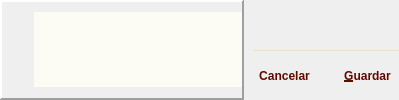
    <widget class="QFrame" name="footerFR">
     <layout class="QHBoxLayout" name="horizontalLayout_3">
      <property name="spacing">
       <number>9</number>
      </property>
      <property name="margin">
       <number>0</number>
      </property>
      <item>
       <widget class="QFrame" name="commentsFR">
        <property name="sizePolicy">
         <sizepolicy hsizetype="Preferred" vsizetype="Preferred">
          <horstretch>5</horstretch>
          <verstretch>0</verstretch>
         </sizepolicy>
        </property>
        <property name="frameShape">
         <enum>QFrame::Panel</enum>
        </property>
        <property name="frameShadow">
         <enum>QFrame::Raised</enum>
        </property>
        <property name="lineWidth">
         <number>2</number>
        </property>
        <layout class="QHBoxLayout" name="horizontalLayout">
         <property name="spacing">
          <number>0</number>
         </property>
         <property name="margin">
          <number>0</number>
         </property>
         <item>
          <widget class="QPushButton" name="boComentarios">
           <property name="sizePolicy">
            <sizepolicy hsizetype="Expanding" vsizetype="Preferred">
             <horstretch>0</horstretch>
             <verstretch>0</verstretch>
            </sizepolicy>
           </property>
           <property name="maximumSize">
            <size>
             <width>32</width>
             <height>75</height>
            </size>
           </property>
           <property name="font">
            <font>
             <weight>75</weight>
             <bold>true</bold>
            </font>
           </property>
           <property name="icon">
            <iconset>
             <normaloff>../Administrador/.designer/imagenes/Info.png</normaloff>../Administrador/.designer/imagenes/Info.png</iconset>
           </property>
           <property name="iconSize">
            <size>
             <width>32</width>
             <height>24</height>
            </size>
           </property>
           <property name="flat">
            <bool>true</bool>
           </property>
          </widget>
         </item>
         <item>
          <widget class="QTextBrowser" name="comentarios">
           <property name="sizePolicy">
            <sizepolicy hsizetype="Expanding" vsizetype="Expanding">
             <horstretch>0</horstretch>
             <verstretch>0</verstretch>
            </sizepolicy>
           </property>
           <property name="maximumSize">
            <size>
             <width>16777215</width>
             <height>75</height>
            </size>
           </property>
           <property name="styleSheet">
            <string notr="true">color:#FF0000; background-color:#FCFCF4;</string>
           </property>
           <property name="frameShape">
            <enum>QFrame::NoFrame</enum>
           </property>
           <property name="html">
            <string>&lt;!DOCTYPE HTML PUBLIC &quot;-//W3C//DTD HTML 4.0//EN&quot; &quot;http://www.w3.org/TR/REC-html40/strict.dtd&quot;&gt;
&lt;html&gt;&lt;head&gt;&lt;meta name=&quot;qrichtext&quot; content=&quot;1&quot; /&gt;&lt;style type=&quot;text/css&quot;&gt;
p, li { white-space: pre-wrap; }
&lt;/style&gt;&lt;/head&gt;&lt;body style=&quot; font-family:'MS Shell Dlg 2'; font-size:8.25pt; font-weight:400; font-style:normal;&quot;&gt;
&lt;p style=&quot;-qt-paragraph-type:empty; margin-top:0px; margin-bottom:0px; margin-left:0px; margin-right:0px; -qt-block-indent:0; text-indent:0px; font-size:8pt;&quot;&gt;&lt;br /&gt;&lt;/p&gt;&lt;/body&gt;&lt;/html&gt;</string>
           </property>
          </widget>
         </item>
        </layout>
       </widget>
      </item>
      <item>
       <widget class="QFrame" name="buttonsLYFR">
        <property name="sizePolicy">
         <sizepolicy hsizetype="Preferred" vsizetype="Preferred">
          <horstretch>3</horstretch>
          <verstretch>0</verstretch>
         </sizepolicy>
        </property>
        <layout class="QVBoxLayout" name="verticalLayout_7">
         <property name="spacing">
          <number>0</number>
         </property>
         <property name="margin">
          <number>0</number>
         </property>
         <item>
          <widget class="QFrame" name="frame_7">
           <property name="minimumSize">
            <size>
             <width>9</width>
             <height>0</height>
            </size>
           </property>
          </widget>
         </item>
         <item>
          <widget class="QFrame" name="buttonsFR">
           <property name="minimumSize">
            <size>
             <width>0</width>
             <height>36</height>
            </size>
           </property>
           <property name="styleSheet">
            <string notr="true">color:#600A00; background-color:QLinearGradient(x1:0, y1:0, x2:0, y2:1, stop:0 #FCF0E0, stop:.2 #ECE0D0, stop:.8 #ECE0D0, stop:1 #CCC0B0); border-top:1px solid #ECE0D0;</string>
           </property>
           <layout class="QHBoxLayout" name="horizontalLayout_4">
            <property name="spacing">
             <number>0</number>
            </property>
            <property name="margin">
             <number>0</number>
            </property>
            <item>
             <widget class="QFrame" name="CancelFR">
              <property name="sizePolicy">
               <sizepolicy hsizetype="Preferred" vsizetype="Preferred">
                <horstretch>3</horstretch>
                <verstretch>0</verstretch>
               </sizepolicy>
              </property>
              <property name="styleSheet">
               <string notr="true">border:0;</string>
              </property>
              <property name="frameShape">
               <enum>QFrame::Panel</enum>
              </property>
              <property name="frameShadow">
               <enum>QFrame::Raised</enum>
              </property>
              <layout class="QVBoxLayout" name="verticalLayout_12">
               <property name="spacing">
                <number>0</number>
               </property>
               <property name="margin">
                <number>0</number>
               </property>
               <item>
                <widget class="QPushButton" name="boCancelar">
                 <property name="enabled">
                  <bool>true</bool>
                 </property>
                 <property name="sizePolicy">
                  <sizepolicy hsizetype="Preferred" vsizetype="Preferred">
                   <horstretch>0</horstretch>
                   <verstretch>0</verstretch>
                  </sizepolicy>
                 </property>
                 <property name="font">
                  <font>
                   <weight>75</weight>
                   <bold>true</bold>
                  </font>
                 </property>
                 <property name="text">
                  <string>Cancelar</string>
                 </property>
                 <property name="icon">
                  <iconset>
                   <normaloff>:/Cancel.png</normaloff>:/Cancel.png</iconset>
                 </property>
                 <property name="iconSize">
                  <size>
                   <width>44</width>
                   <height>40</height>
                  </size>
                 </property>
                 <property name="flat">
                  <bool>true</bool>
                 </property>
                </widget>
               </item>
              </layout>
             </widget>
            </item>
            <item>
             <widget class="QFrame" name="buttonsSpacerFR">
              <property name="sizePolicy">
               <sizepolicy hsizetype="Preferred" vsizetype="Preferred">
                <horstretch>1</horstretch>
                <verstretch>0</verstretch>
               </sizepolicy>
              </property>
              <property name="styleSheet">
               <string notr="true">border:0;</string>
              </property>
              <property name="frameShape">
               <enum>QFrame::Panel</enum>
              </property>
              <property name="frameShadow">
               <enum>QFrame::Raised</enum>
              </property>
             </widget>
            </item>
            <item>
             <widget class="QFrame" name="saveFR">
              <property name="sizePolicy">
               <sizepolicy hsizetype="Preferred" vsizetype="Preferred">
                <horstretch>3</horstretch>
                <verstretch>0</verstretch>
               </sizepolicy>
              </property>
              <property name="styleSheet">
               <string notr="true">border:0;</string>
              </property>
              <property name="frameShape">
               <enum>QFrame::Panel</enum>
              </property>
              <property name="frameShadow">
               <enum>QFrame::Raised</enum>
              </property>
              <layout class="QVBoxLayout" name="verticalLayout_13">
               <property name="spacing">
                <number>0</number>
               </property>
               <property name="margin">
                <number>0</number>
               </property>
               <item>
                <widget class="QPushButton" name="boGuardar">
                 <property name="sizePolicy">
                  <sizepolicy hsizetype="Preferred" vsizetype="Preferred">
                   <horstretch>0</horstretch>
                   <verstretch>0</verstretch>
                  </sizepolicy>
                 </property>
                 <property name="font">
                  <font>
                   <weight>75</weight>
                   <bold>true</bold>
                  </font>
                 </property>
                 <property name="text">
                  <string>&amp;Guardar</string>
                 </property>
                 <property name="icon">
                  <iconset>
                   <normaloff>:/CheckMark.png</normaloff>:/CheckMark.png</iconset>
                 </property>
                 <property name="iconSize">
                  <size>
                   <width>44</width>
                   <height>40</height>
                  </size>
                 </property>
                 <property name="default">
                  <bool>true</bool>
                 </property>
                 <property name="flat">
                  <bool>true</bool>
                 </property>
                </widget>
               </item>
              </layout>
             </widget>
            </item>
           </layout>
          </widget>
         </item>
        </layout>
       </widget>
      </item>
     </layout>
    </widget>
